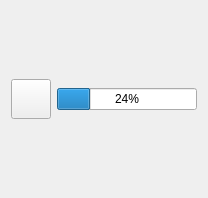
<?xml version="1.0" encoding="UTF-8"?>
<ui version="4.0">
 <class>IncompleteBuildingControl</class>
 <widget class="QWidget" name="IncompleteBuildingControl">
  <property name="geometry">
   <rect>
    <x>0</x>
    <y>0</y>
    <width>208</width>
    <height>198</height>
   </rect>
  </property>
  <property name="windowTitle">
   <string>Form</string>
  </property>
  <layout class="QVBoxLayout" name="verticalLayout">
   <item>
    <spacer name="verticalSpacer">
     <property name="orientation">
      <enum>Qt::Vertical</enum>
     </property>
     <property name="sizeHint" stdset="0">
      <size>
       <width>20</width>
       <height>72</height>
      </size>
     </property>
    </spacer>
   </item>
   <item>
    <layout class="QHBoxLayout" name="horizontalLayout">
     <item>
      <widget class="QToolButton" name="canselBtn">
       <property name="minimumSize">
        <size>
         <width>40</width>
         <height>40</height>
        </size>
       </property>
       <property name="maximumSize">
        <size>
         <width>40</width>
         <height>40</height>
        </size>
       </property>
       <property name="iconSize">
        <size>
         <width>30</width>
         <height>30</height>
        </size>
       </property>
      </widget>
     </item>
     <item>
      <widget class="QProgressBar" name="progress">
       <property name="value">
        <number>24</number>
       </property>
      </widget>
     </item>
    </layout>
   </item>
   <item>
    <spacer name="verticalSpacer_2">
     <property name="orientation">
      <enum>Qt::Vertical</enum>
     </property>
     <property name="sizeHint" stdset="0">
      <size>
       <width>20</width>
       <height>72</height>
      </size>
     </property>
    </spacer>
   </item>
  </layout>
 </widget>
 <resources/>
 <connections/>
</ui>
